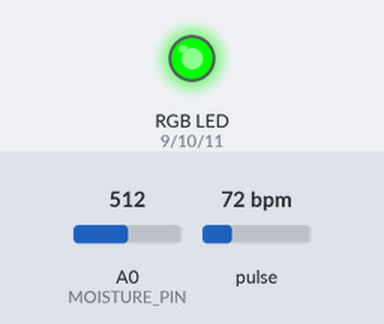
Bench run of a sketch on a simulated Arduino Uno, built with avr-gcc and run on an emulated ATmega328P. Shown: an RGB LED mixed from three pins (HIGH = lit). The inputs (shaded band) are chosen by the test bench; at power-on: pulse 72 bpm, A0 (MOISTURE_PIN) = 512. Dim RGB values are drawn brighter than linear; what the sketch prints to the serial monitor is not drawn.

Above: at 1.2 s.
1.3 s: pulse set to 98 bpm
3.2 s: pulse set to 103 bpm
At 5.2 s:
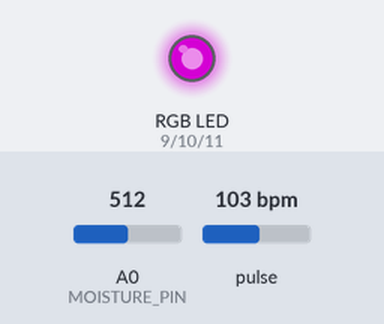
5.5 s: A0 (MOISTURE_PIN) set to 686
7.2 s: A0 (MOISTURE_PIN) set to 712
At 8.3 s:
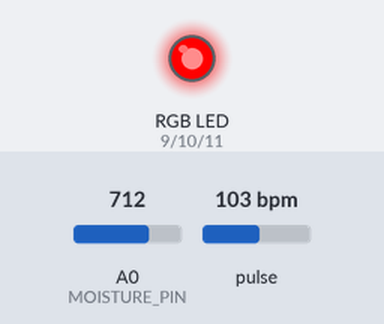
9.5 s: pulse set to 42 bpm
At 11.0 s:
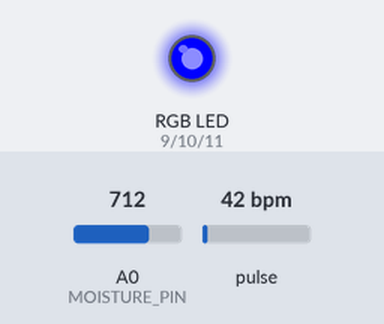
11.5 s: pulse set to 130 bpm
At 12.5 s:
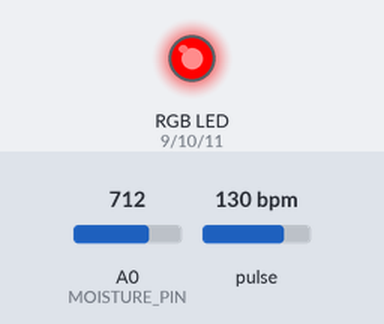
Timing chart, 0 to 14.5 s (numbered marks = the images above; inputs shaded):
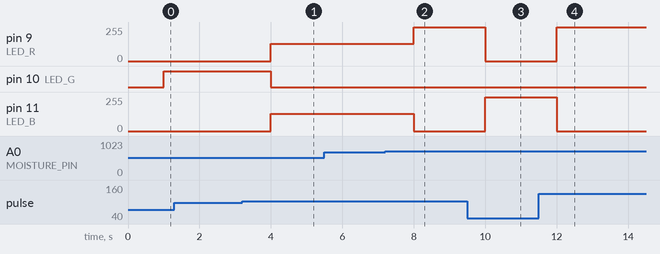

Measured:
- the behaviour switches between 100 and 101 bpm on pulse (found by bisection; images 0 and 1)
- the behaviour switches between 700 and 701 on A0 (MOISTURE_PIN) (found by bisection; images 1 and 2)
- after the input at 1.3 s, every drawn part: stays the same
- after the input at 3.2 s, pin 9 (LED_R), pin 11 (LED_B): 0/255 → 128/255 after 0.80 s; pin 10 (LED_G): HIGH → LOW after 0.80 s
- after the input at 5.5 s, every drawn part: stays the same
- after the input at 7.2 s, pin 9 (LED_R): 128/255 → 255/255 after 0.80 s; pin 11 (LED_B): 128/255 → 0/255 after 0.80 s
- after the input at 9.5 s, pin 9 (LED_R): 255/255 → 0/255 after 0.50 s; pin 11 (LED_B): 0/255 → 255/255 after 0.50 s
- after the input at 11.5 s, pin 9 (LED_R): 0/255 → 255/255 after 0.50 s; pin 11 (LED_B): 255/255 → 0/255 after 0.50 s

The sketch:

Moister_sensor-test1.ino
```cpp
/*
  Emo-Plant Monitor
  MKR WiFi 1010 + Soil Moisture + PulseSensor
  -------------------------------------------
  • Maps soil probe reading to % moisture
  • Computes BPM over 10-beat rolling window
  • Combines the two to drive RGB LED colour
*/

#define PULSE_SENSOR_DISABLE_INTERRUPTS
#include <PulseSensorPlayground.h>


///////////////////////
// === SETTINGS ==== //
///////////////////////
const int MOISTURE_PIN = A0;
const int PULSE_PIN    = A1;

const int LED_R = 9;
const int LED_G = 10;
const int LED_B = 11;
const bool LED_COMMON_ANODE = false;   // flip if you wired common-anode

// Calibrate your own dry / wet values:
const int DRY_READING  = 850;   // analogRead() when probe is in air
const int WET_READING  = 350;   // analogRead() when probe is in water-saturated soil

// Heart-rate zones
const int HIGH_BPM = 100;

PulseSensorPlayground pulseSensor;

void setup() {
  Serial.begin(115200);
  while (!Serial && millis() < 4000) { }   // wait up to 4 s for monitor
  Serial.println("Serial ready…");

  // --- LED pins ---
  pinMode(LED_R, OUTPUT);
  pinMode(LED_G, OUTPUT);
  pinMode(LED_B, OUTPUT);

  // --- Pulse sensor ---
  pulseSensor.analogInput(PULSE_PIN);
  pulseSensor.setThreshold(660);         // tweak if needed
  pulseSensor.outputBeat(true);    // prints “♥ A HeartBeat Happened” + BPM
  pulseSensor.begin();

  Serial.println(F("Emo-Plant starting…"));
}

void loop() {
  // 1. Read sensors
  int rawMoist   = analogRead(MOISTURE_PIN);
  int moisturePct = map(rawMoist, DRY_READING, WET_READING, 0, 100);
  moisturePct = constrain(moisturePct, 0, 100);

  int bpm = pulseSensor.getBeatsPerMinute();
  bool beat = pulseSensor.sawStartOfBeat();   // keeps algorithm inside library ticking

  // 2. Decide LED colour each second
  static unsigned long lastUpdate = 0;
  if (millis() - lastUpdate >= 1000) {
    lastUpdate = millis();

    // Rules table
    if (moisturePct < 30 && bpm > HIGH_BPM) {
      setLED(255, 0, 0);    // RED
      Serial.println("⚠️  Dry soil + high BPM → RED (Water + relax!)");
    } else if (moisturePct < 30) {
      setLED(0, 0, 255);    // BLUE
      Serial.println("💧 Dry soil → BLUE (Water soon)");
    } else if (bpm > HIGH_BPM) {
      setLED(128, 0, 128);  // PURPLE
      Serial.println("💓 High BPM → PURPLE (Take a break)");
    } else {
      setLED(0, 255, 0);    // GREEN
      Serial.println("✅ All good → GREEN");
    }

    // 3. Log raw numbers
    Serial.print("Soil: ");     Serial.print(moisturePct); Serial.print("%  |  ");
    Serial.print("Heart rate: ");Serial.print(bpm);        Serial.println(" BPM");
  }
}

///////////////////////
// Helper to drive LED
///////////////////////
void setLED(int r, int g, int b) {
  if (LED_COMMON_ANODE) { r = 255 - r; g = 255 - g; b = 255 - b; }
  analogWrite(LED_R, r);
  analogWrite(LED_G, g);
  analogWrite(LED_B, b);
}
```
